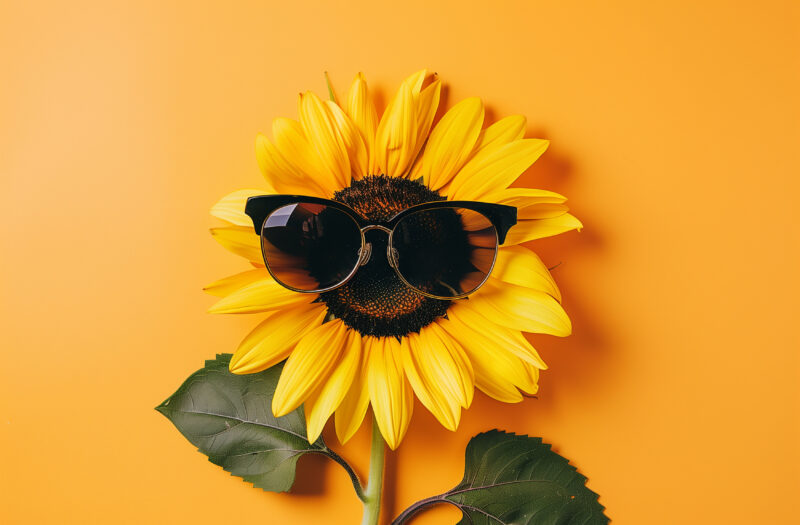
#> input picture gratisography-funflower-800x525.jpg, 800 x 525 px
$ python 'read,write,show&properties.py'
#> lines starting #> are read from the running program, lines starting #| are printed output that depends on the picture; after the words box and inside, x2 and y2 are one past the last pixel; in counts of white or black regions, pixels touching at a corner belong together
import cv2
import imutils
img = cv2.imread("gratisography-funflower-800x525.jpg")
#> img is the input picture: shape (525, 800, 3); mean B, G, R 51.6, 155.2, 219.9
cv2.imwrite("FunFlower.jpg",img)
cv2.imshow("Flower",img)
resizeImg = imutils.resize(img, width = 200)
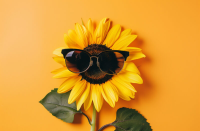
#> resizeImg: shape (131, 200, 3); mean B, G, R 51.6, 155.2, 219.9
cv2.imwrite("resizedImage.jpg",resizeImg)
cv2.imshow("resizeImg",resizeImg)
print(img.size)
#| 1260000
print(img.shape)
#| (525, 800, 3)
print(img.dtype)
#| uint8
GrayImg = cv2.cvtColor(img, cv2.COLOR_BGR2GRAY)
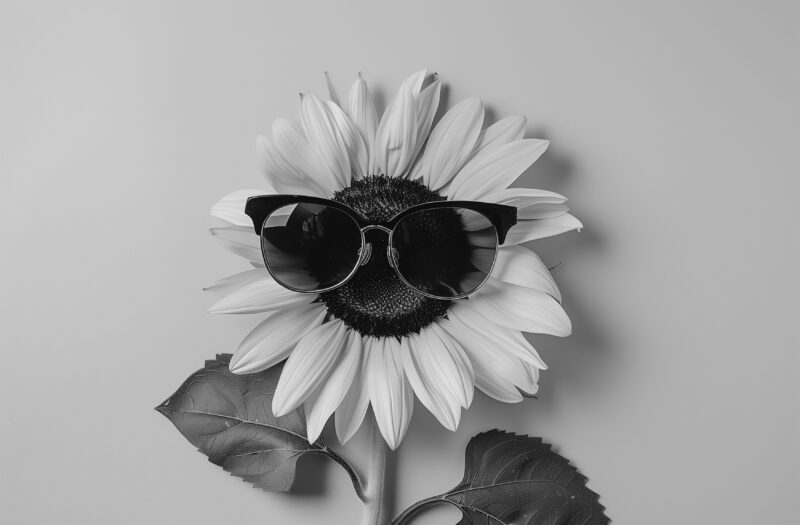
#> GrayImg: shape (525, 800); min 0, max 228, mean 162.8
cv2.imwrite("GrayFlower.jpg",GrayImg)
cv2.imshow("GrayFunFlower",GrayImg)
ThresImg = cv2.threshold(GrayImg,130,255,cv2.THRESH_BINARY)[1]
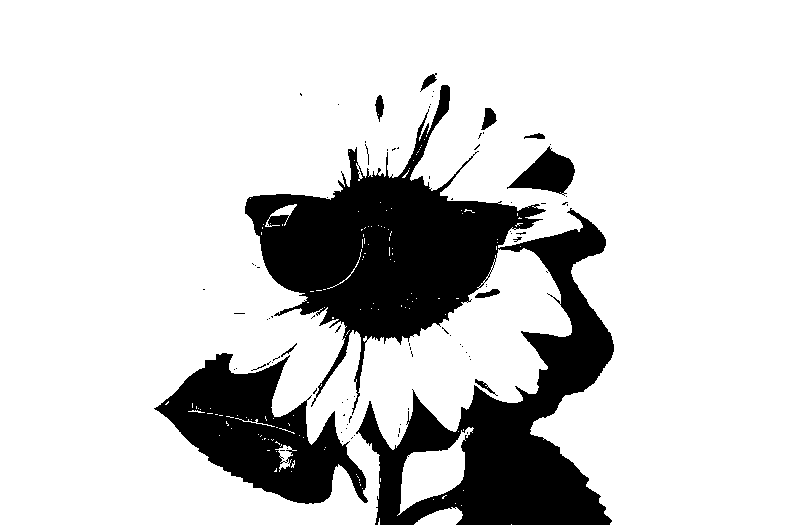
#> ThresImg: shape (525, 800); 81.4% white; 86 black regions (73 under 20 px), largest, box (x1, y1, x2, y2) and area: (245, 85, 614, 525) 59884, (154, 353, 368, 504) 15290, (507, 146, 575, 196) 1723
cv2.imwrite("ThresholdImg.jpg",ThresImg)
cv2.imshow("ThresholdImg",ThresImg)
GaussBlur = cv2.GaussianBlur(img,(21,21),0) #kernel always be in odd value for gaussian blur
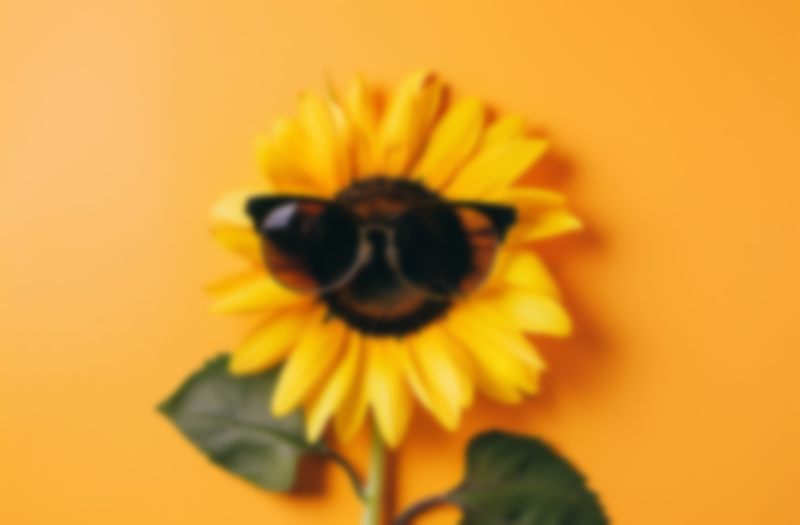
#> GaussBlur: shape (525, 800, 3); mean B, G, R 51.6, 155.2, 219.9
cv2.imwrite("GaussBlurImg.jpg",GaussBlur)
cv2.imshow("GaussBlur",GaussBlur)
cv2.waitKey(0)
cv2.destroyAllWindows()
